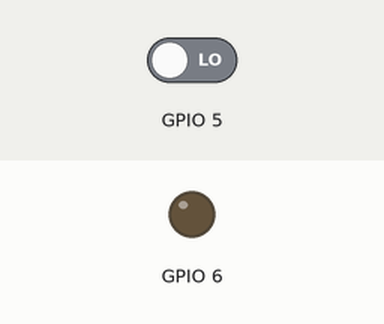
This program was run on a simulated Raspberry Pi (BCM pin numbers). Shown: output pins drawn as LEDs (lit = HIGH). The inputs (shaded band) are chosen by the test bench; at power-on: GPIO 5 LOW.

Above: at 1.2 s.
1.3 s: GPIO 5 driven HIGH
At 1.9 s:
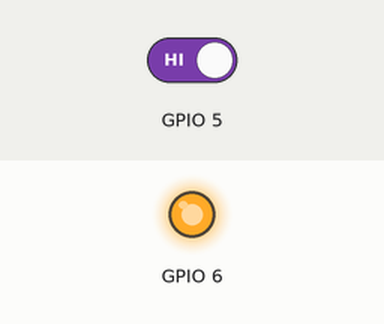
2.8 s: GPIO 5 driven LOW
At 3.1 s:
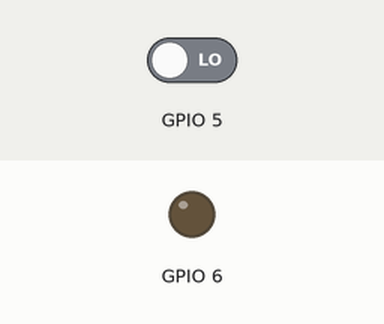
Timing chart, 0 to 5.8 s (numbered marks = the images above; inputs shaded):
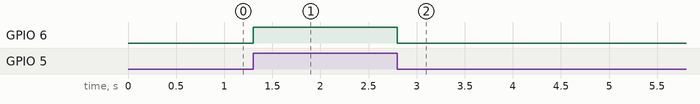

The program:

7_smart_light.py
```python
# smart light

import gpiod
import time

pir_pin = 5
led_pin = 6

chip = gpiod.Chip('gpiochip4')
led_line = chip.get_line(led_pin)
pir_line = chip.get_line(pir_pin)

led_line.request(consumer="LED", type=gpiod.LINE_REQ_DIR_OUT)
pir_line.request(consumer="Button", type=gpiod.LINE_REQ_DIR_IN)

try:
    while True:
        if pir_line.get_value() == 1:
            led_line.set_value(1)
        else:
            led_line.set_value(0)

finally:
    led_line.release()
```

Measured:
- after the input at 1.3 s, GPIO 6: LOW → HIGH at once
- after the input at 2.8 s, GPIO 6: HIGH → LOW at once
